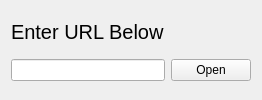
<?xml version="1.0" encoding="UTF-8"?>
<ui version="4.0">
 <class>Form</class>
 <widget class="QWidget" name="Form">
  <property name="geometry">
   <rect>
    <x>0</x>
    <y>0</y>
    <width>200</width>
    <height>100</height>
   </rect>
  </property>
  <property name="maximumSize">
   <size>
    <width>200</width>
    <height>100</height>
   </size>
  </property>
  <property name="windowTitle">
   <string>Form</string>
  </property>
  <layout class="QGridLayout" name="gridLayout">
   <item row="0" column="0">
    <widget class="QLabel" name="label">
     <property name="maximumSize">
      <size>
       <width>16777215</width>
       <height>30</height>
      </size>
     </property>
     <property name="font">
      <font>
       <pointsize>15</pointsize>
      </font>
     </property>
     <property name="text">
      <string>Enter URL Below</string>
     </property>
    </widget>
   </item>
   <item row="1" column="0">
    <widget class="QLineEdit" name="lineEdit"/>
   </item>
   <item row="1" column="1">
    <widget class="QPushButton" name="pushButton">
     <property name="text">
      <string>Open</string>
     </property>
    </widget>
   </item>
  </layout>
 </widget>
 <resources/>
 <connections/>
</ui>
